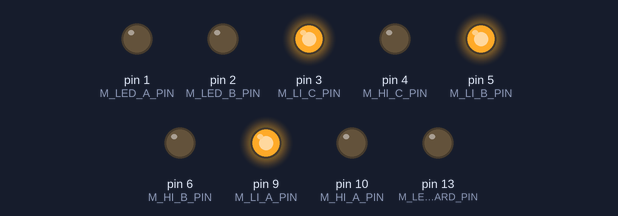
Bench run of a sketch on a simulated Teensy 4. On the bench: output pins drawn as LEDs (lit = HIGH).

Above: at 0.05 s.
At 1.45 s:
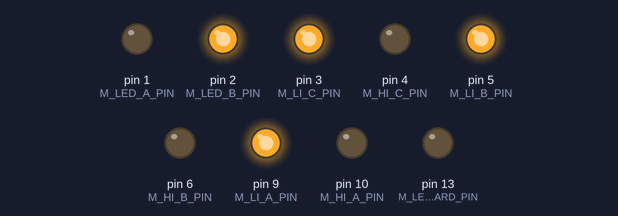
At 4.0 s:
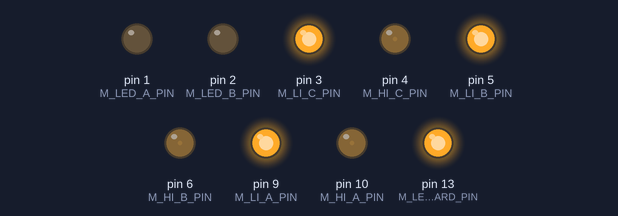
At 4.95 s:
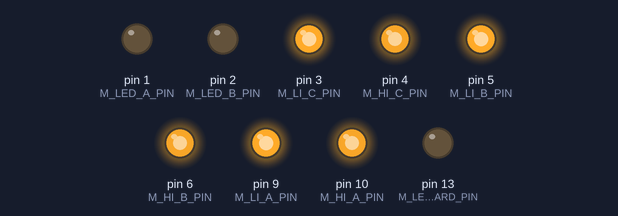
At 5.95 s:
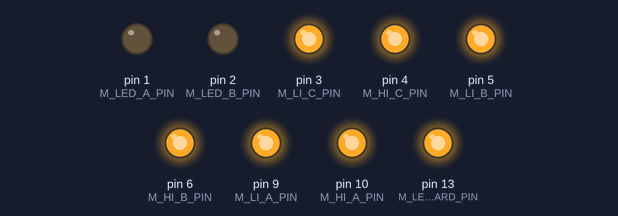
At 7.95 s:
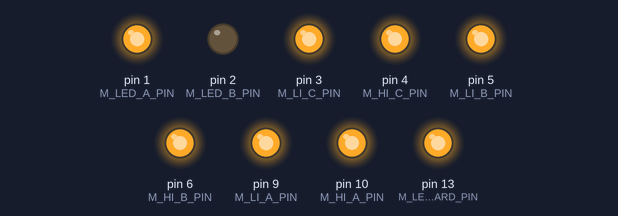
Timing chart, 0 to 10.4 s (numbered marks = the images above):
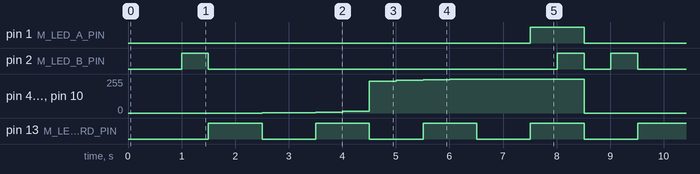

The sketch:

ggTeensyBLDC_B.ino
```cpp
#include "ggHalfBridge.h"
#include "ggStatusLEDs.h"
#include "ggButtonSimple.h"
#include "ggPath.h"
#include "ggSampler.h"

/*

MIC4102: LO/HO

      |    HI     |
      |  0  |  1  |
------+-----+-----+
    0 | 0/0 | 0/1 |
LI ---+-----+-----+
    1 | 1/0 | 0/1 |
------+-----+-----+

if HI is "0" high-side output is "0", and low-side output is like LI
if LI is "0" low-side output is "0", and high-side output is like HI
if HI is "1" low-side output is "0", and high-side output is "1"
if LI is "1" outputs are switching synchronously inverted like HI

*/

// high-side / pwm
#define M_HI_A_PIN 10
#define M_HI_B_PIN 6
#define M_HI_C_PIN 4

// low-side / ls
#define M_LI_A_PIN 9
#define M_LI_B_PIN 5
#define M_LI_C_PIN 3

// voltage sense
#define M_VS_A A0
#define M_VS_B A1
#define M_VS_C A2
#define M_VS_Z A3 // 3 phase zero
#define M_VS_X A6 // input voltage +vs

// user interface
#define M_LED_A_PIN 1
#define M_LED_B_PIN 2
#define M_LED_ON_BOARD_PIN 13
#define M_KEY_PIN 0

// "display"
ggStatusLEDs mStatusLEDs(M_LED_A_PIN, M_LED_B_PIN, M_LED_ON_BOARD_PIN);

// "user input"
ggButtonSimple mButton(M_KEY_PIN, true/*invert*/, true/*pullup*/);

// pwm settings
const int mPWMResolution = 10; // 10 bit
const int mPWMValueBegin = 0;
const int mPWMValueEnd = 1 << mPWMResolution;
const int mPWMValueMin = 0.01 * (1 << mPWMResolution);
const int mPWMValueMax = 0.95 * (1 << mPWMResolution);
const int mPWMFrequency = 32000; // Hz

// pwm setup (callback)
void SetupPWM(int aPin) {
  /*
  Serial.printf("%s - Pin: %d / Freq: %d Hz / Res: %d bit / Max: %d\n",
    __PRETTY_FUNCTION__, aPin, mPWMFrequency, mPWMResolution, mPWMValueMax);
  */
  analogWriteResolution(mPWMResolution);
  analogWriteFrequency(aPin, mPWMFrequency);
}

// half bridges (pins: voltage sense / enable / pwm)
ggHalfBridge mDriveA(M_VS_A, M_LI_A_PIN, M_HI_A_PIN, SetupPWM, mPWMValueMax);
ggHalfBridge mDriveB(M_VS_B, M_LI_B_PIN, M_HI_B_PIN, SetupPWM, mPWMValueMax);
ggHalfBridge mDriveC(M_VS_C, M_LI_C_PIN, M_HI_C_PIN, SetupPWM, mPWMValueMax);


void setup()
{
  Serial.begin(38400);
  Serial.println();
  mStatusLEDs.Begin();
  mButton.Begin();
  mDriveA.Begin();
  mDriveB.Begin();
  mDriveC.Begin();
  mDriveA.SetEnable(true);
  mDriveB.SetEnable(true);
  mDriveC.SetEnable(true);
}

/*
ggSampler mBlinkA(500000, [] (unsigned long aMicrosDelta) {
  mStatusLEDs.SetA(!mStatusLEDs.GetA());
});


ggSampler mBlinkB(400000, [] (unsigned long aMicrosDelta) {
  mStatusLEDs.SetB(!mStatusLEDs.GetB());
});
*/

ggSampler mBlinkOnBoard(1000000, [] (unsigned long aMicrosDelta) {
  mStatusLEDs.SetOnBoard(!mStatusLEDs.GetOnBoard());
});


ggSampler mSweepPWM(500000, [] (unsigned long aMicrosDelta) {
  static int vMode = 0;
  int vValuePWM = 0;
  switch (vMode++) {
    case  0: mStatusLEDs.Set(0,0,0); vValuePWM = 0; break;
    case  1: mStatusLEDs.Set(0,1,0); vValuePWM = 1; break;
    case  2: mStatusLEDs.Set(0,0,1); vValuePWM = 2; break;
    case  3: mStatusLEDs.Set(0,0,1); vValuePWM = 4; break;
    case  4: mStatusLEDs.Set(0,0,0); vValuePWM = 8; break;
    case  5: mStatusLEDs.Set(0,0,0); vValuePWM = 16; break;
    case  6: mStatusLEDs.Set(0,0,1); vValuePWM = 32; break;
    case  7: mStatusLEDs.Set(0,0,1); vValuePWM = 64; break;
    case  8: mStatusLEDs.Set(0,0,0); vValuePWM = mPWMValueEnd - 1 - 64; break;
    case  9: mStatusLEDs.Set(0,0,0); vValuePWM = mPWMValueEnd - 1 - 32; break;
    case 10: mStatusLEDs.Set(0,0,1); vValuePWM = mPWMValueEnd - 1 - 16; break;
    case 11: mStatusLEDs.Set(0,0,1); vValuePWM = mPWMValueEnd - 1 - 8; break;
    case 12: mStatusLEDs.Set(0,0,0); vValuePWM = mPWMValueEnd - 1 - 4; break;
    case 13: mStatusLEDs.Set(0,0,0); vValuePWM = mPWMValueEnd - 1 - 2; break;
    case 14: mStatusLEDs.Set(1,0,1); vValuePWM = mPWMValueEnd - 1 - 1; break;
    case 15: mStatusLEDs.Set(1,1,1); vValuePWM = mPWMValueEnd - 1 - 0; break;
    default: break;
  }
  mDriveA.SetPWM(vValuePWM);
  mDriveB.SetPWM(vValuePWM);
  mDriveC.SetPWM(vValuePWM);
  if (vMode > 15) vMode = 0;
});


void loop()
{
  mSweepPWM.Run();
  // mBlinkA.Run();
  // mBlinkB.Run();
  // mBlinkOnBoard.Run();
  // mBlinkA.SetMicrosPeriod(mButton.IsOn() ? 50000 : 400000);
}
```

ggButtonSimple.h
```cpp
#pragma once

class ggButtonSimple
{

public:

  ggButtonSimple(byte aPin,
                 boolean aInverted = false,
                 boolean aEnablePullUp = false,
                 int aMillisDelay = 25)
  : mPin(aPin),
    mInverted(aInverted),
    mEnablePullUp(aEnablePullUp),
    mMillisDelta(aMillisDelay),
    mMillis(0),
    mInput(false)
  {
  }

  void Begin() {
    pinMode(mPin, INPUT);
    digitalWrite(mPin, mEnablePullUp);
  }

  boolean GetOn() const {
    return mInverted ^ mInput;
  }

  boolean GetOff() const {
    return mInverted ^ !mInput;
  }

  boolean Switching() const {
    boolean vInput = mInput;
    return vInput != ReadInput();
  }

  boolean IsOn() const {
    return mInverted ^ ReadInput();
  }

  boolean IsOff() const {
    return mInverted ^ !ReadInput();
  }

  boolean SwitchingOn() const {
    return Switching() && GetOn();
  }

  boolean SwitchingOff() const {
    return Switching() && GetOff();
  }

  void Update() {
    ReadInput();
  }

private:

  boolean ReadInput() const {
    long vMillis = millis();
    if (vMillis - mMillis >= mMillisDelta) {
      boolean vInput = digitalRead(mPin);
      if (vInput != mInput) {
        mInput = vInput;
        mMillis = vMillis;
      }
    }
    return mInput;
  }

  const byte mPin;
  const boolean mInverted;
  const boolean mEnablePullUp;
  const long mMillisDelta;

  mutable long mMillis;
  mutable boolean mInput;

};
```

ggPath.h
```cpp
#pragma once

class ggPath
{
public:

  ggPath()
  : mSMin(0.0), mSMax(1.0), mSRollOver(false), mAMax(1.0), mBMax(1.0), // limits
    mT0(0), mT1(0), mS0(0.0), mS1(0.0), mV0(0.0), mV1(0.0), // trajectory
    mMicros(micros()), mT(0), mS(0.0), mV(0.0), mA(0.0) // current
  {
  }

  void SetLimits(float aSMin, float aSMax, float aAMax, float aBMax) {
    mSMin = aSMin;
    mSMax = aSMax;
    mAMax = aAMax > 0.0 ? aAMax : -aAMax;
    mBMax = aBMax > 0.0 ? aBMax : -aBMax;
  }

  void SetRollOverS(bool aSRollOver) {
    mSRollOver = aSRollOver;
  }

  void MoveToV(float aV, float aA) {
    // nothing to do if final speed doesn't change
    if (aV == mV1) return;
    // calculate current trajectory point
    Update();
    // use current trajectory point for "p0"
    mT0 = mT;
    mS0 = mS;
    mV0 = mV;
    // calculate trajectory point "p1"
    float vVDelta = aV - mV0;
    mA = vVDelta > 0.0 ? aA : -aA;
    float vTDelta = vVDelta / mA;
    mT1 = mT0 + static_cast<uint64_t>(1000000.0 * vTDelta + 0.5);
    mS1 = mS0 + (mV0 + 0.5 * mA * vTDelta) * vTDelta;
    mV1 = aV;
  }

  inline float GetT() const {
    return 0.000001 * mT;
  }

  inline float GetS() const {
    return mS;
  }

  inline float GetV() const {
    return mV;
  }

  inline float GetA() const {
    return mA;
  }

  void Update() {

    // update time (handle time rollover)
    unsigned long vMicros = micros();
    unsigned long vMicrosDelta = vMicros - mMicros;
    mT += vMicrosDelta;
    mMicros = vMicros;

    // check trajectory phase
    if (mT < mT1) {
      // acceleration phase
      float vTDelta = 0.000001 * (mT - mT0);
      mS = mS0 + (mV0 + 0.5 * mA * vTDelta) * vTDelta;
      mV = mV0 + mA * vTDelta;
    }
    else {
      // constant speed phase
      float vTDelta = 0.000001 * (mT - mT1);
      mS = mS1 + mV1 * vTDelta;
      mV = mV1;
      mA = 0.0;
    }
  }

private:

  // limits
  float mSMin;
  float mSMax;
  bool mSRollOver;
  float mAMax;
  float mBMax;

  // trajectory points
  uint64_t mT0;
  uint64_t mT1;
  float mS0;
  float mS1;
  float mV0;
  float mV1;

  // last time: rolls over after 72 minutes => helper for "mT"
  unsigned long mMicros;

  // current values
  uint64_t mT; // time [microseconds]
  float mS; // position
  float mV; // speed
  float mA; // acceleration

};
```

ggSampler.h
```cpp
#pragma once

#include <functional>

class ggSampler
{

public:

  using tSampleFunc = std::function<void(unsigned long aMicrosDelta)>;

  ggSampler(
    unsigned long aMicrosPeriod,
    tSampleFunc aSampleFunc)
  : mMicrosPeriod(aMicrosPeriod),
    mSampleFunc(aSampleFunc) {
  }

  void SetMicrosPeriod(unsigned long aMicrosPeriod) {
    mMicrosPeriod = aMicrosPeriod;
  }

  unsigned long GetMicrosPeriod() const {
    return mMicrosPeriod;
  }

  void Run() {
    unsigned long vMicros = micros();
    unsigned long vMicrosDelta = vMicros - mMicrosLast;
    if (mMicrosPeriod <= vMicrosDelta) {
      mSampleFunc(vMicrosDelta);
      mMicrosLast = vMicros;
    }
  }

private:

  unsigned long mMicrosLast {};
  unsigned long mMicrosPeriod;
  tSampleFunc mSampleFunc;

};
```

ggStatusLEDs.h
```cpp
#pragma once

class ggStatusLEDs {

public:

  ggStatusLEDs(
    int aPinLedA,
    int aPinLedB,
    int aPinLedOnBoard)
  : mPinLedA(aPinLedA),
    mPinLedB(aPinLedB),
    mPinLedOnBoard(aPinLedOnBoard) {
  }

  void Begin() {
    pinMode(mPinLedA, OUTPUT);
    pinMode(mPinLedB, OUTPUT);
    pinMode(mPinLedOnBoard, OUTPUT);
    SetA(false);
    SetB(false);
    SetOnBoard(false);
  }

  void SetA(bool aOn) {
    digitalWrite(mPinLedA, aOn);
  }

  void SetB(bool aOn) {
    digitalWrite(mPinLedB, aOn);
  }

  void SetOnBoard(bool aOn) {
    digitalWrite(mPinLedOnBoard, aOn);
  }

  void Set(bool aOnA, bool aOnB, bool aOnOnBoard) {
    SetA(aOnA);
    SetB(aOnB);
    SetOnBoard(aOnOnBoard);
  }

  bool GetA() const {
    return digitalRead(mPinLedA);
  }

  bool GetB() const {
    return digitalRead(mPinLedB);
  }

  bool GetOnBoard() const {
    return digitalRead(mPinLedOnBoard);
  }

private:

  int mPinLedA;
  int mPinLedB;
  int mPinLedOnBoard;

};
```

ggHalfBridge.h
```cpp
#pragma once

class ggHalfBridge
{
  public:

    typedef void (*tSetupPWMFunc) (int aPin);

    ggHalfBridge(int aISPin, // current sense
                 int aENPin, // enable (inhibit)
                 int aPWMPin, // PWM duty cycle
                 tSetupPWMFunc aSetupPWMFunc,
                 int aPWMValueMax)
    : mISPin(aISPin),
      mENPin(aENPin),
      mPWMPin(aPWMPin),
      mSetupPWMFunc(aSetupPWMFunc),
      mPWMValueMax(aPWMValueMax),
      mPWMValue(0) {
    }

    void Begin() {
      pinMode(mISPin, INPUT);
      pinMode(mENPin, OUTPUT);
      pinMode(mPWMPin, OUTPUT);
      mSetupPWMFunc(mPWMPin);
    }

    void SetEnable(bool aEnable) {
      digitalWrite(mENPin, aEnable);
    }

    void SetPWM(int aPWM) {
      mPWMValue = aPWM;
      analogWrite(mPWMPin, aPWM);
    }

    int GetPWM() const {
      return mPWMValue;
    }

  private:

    const int mISPin;
    const int mENPin;
    const int mPWMPin;
    const tSetupPWMFunc mSetupPWMFunc;
    const int mPWMValueMax;
    int mPWMValue;

};
```

Measured:
- by itself, pin 1 (M_LED_A_PIN): alternates HIGH for 1.0 s and LOW for 7.0 s
- by itself, pin 2 (M_LED_B_PIN): repeats every 8.0 s: LOW 6.5 s, HIGH 0.50 s, LOW 0.50 s, HIGH 0.50 s
- by itself, pin 13 (M_LED_ON_BOARD_PIN): alternates HIGH for 1.0 s and LOW for 1.0 s
- by itself, pin 4 (M_HI_C_PIN), pin 6 (M_HI_B_PIN), pin 10 (M_HI_A_PIN): repeats every 8.0 s: 3/255 0.50 s, 7/255 0.50 s, 15/255 0.50 s, 239/255 0.50 s, 247/255 0.50 s, 251/255 0.50 s, 253/255 0.50 s, 254/255 1.5 s, 255/255 0.50 s, 0/255 2.0 s, 1/255 0.50 s
